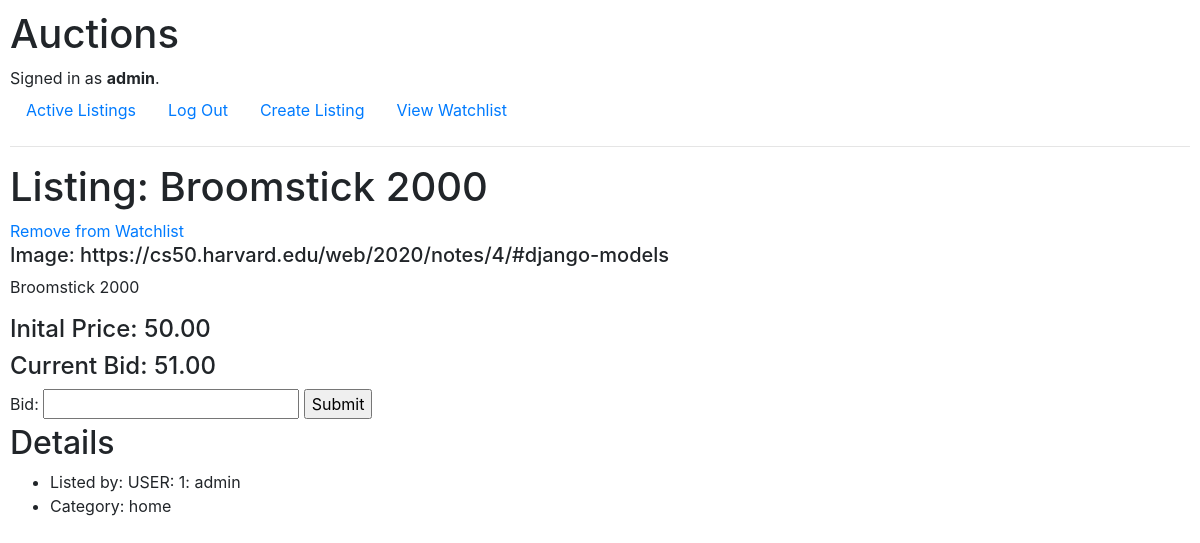
The app's page /open_listing/1/ (signed in), older data.
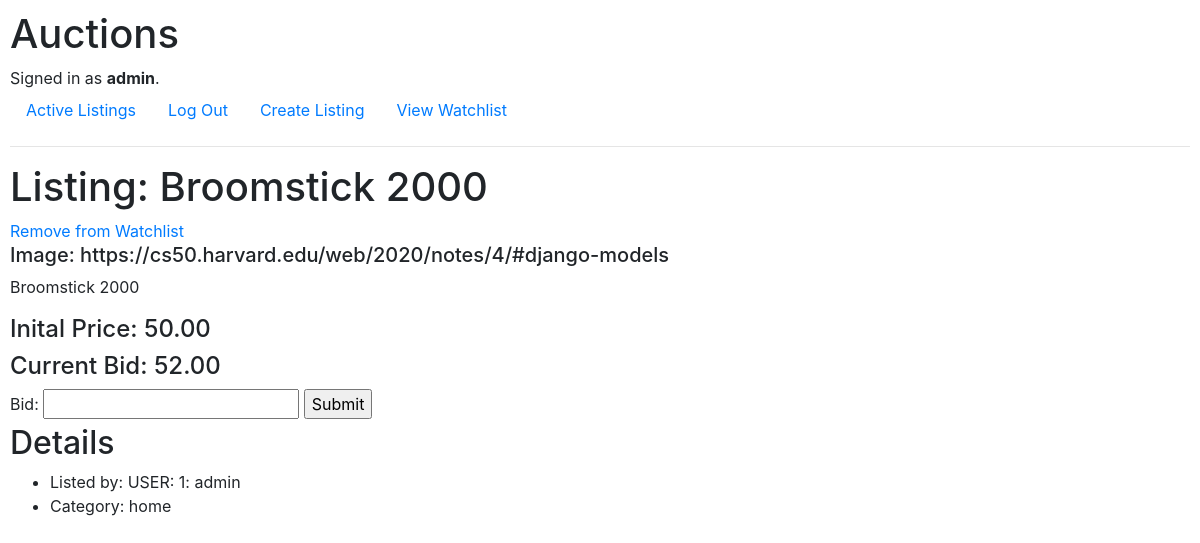
The same page, newer data.
### auctions/models.py (models this page shows, shortened)
class Listing(models.Model):
    author = models.ForeignKey(User, on_delete=models.CASCADE)
    name = models.CharField(max_length=64)
    desc = models.CharField(max_length=250, default='DESCRIPTION')
    startPrice = models.DecimalField(decimal_places=2, max_digits=6)
    curBid = models.DecimalField(decimal_places=2, max_digits=6)
    active = models.BooleanField(default='TRUE')
    imgURL = models.URLField(blank=True, default='')
    cat = models.CharField(max_length=1, choices=categories, blank=True, default='')

### auctions/views.py (the view)
# urls.py: path("open_listing/<int:listid>/", views.open_listing, name="open_listing"),
def open_listing(request, listid):
    target = None
    if isinstance(listid, Listing):
        target = listid
    else:
        try:
            target = Listing.objects.get(id=listid)
        except Listing.DoesNotExist:
            messages.error(request,'ERROR: Listing not Found.')
            return redirect("open_listing", listid=listid)
    author = request.user
    try:
        watchlist_entry = Watchlist.objects.get(author=author, listing=target)
        watchlisted = True
    except Watchlist.DoesNotExist:
        watchlisted = False
    if target.author == author:
        owner = True
    return render(request, "auctions/open.html", {
        "listID": target.id,
        "name": target.name,
        "imgURL": target.imgURL,
        "startPrice": target.startPrice,
        "curBid": target.curBid,
        "author": target.author,
        "cat": target.get_cat_display,
        "form": OpenBidForm(),
        "watchlisted": watchlisted,
    })

### auctions/views.py
class OpenBidForm(forms.Form):
    bid = forms.DecimalField(label='Bid', decimal_places=2, max_digits=6)

### auctions/models.py (called while the page is built)
    def __str__(self):
        return f"USER: {self.id}: {self.username}"

### auctions/templates/auctions/open.html (shortened to what this page needs)
{% extends "auctions/layout.html" %}
{% block body %}
    <h1>Listing: {{name}}</h1>
    {% if watchlisted  %}
        <a href="{% url 'rmWatchlist' listid=listID %}">Remove from Watchlist</a>
    {% else %}
        <a href="{% url 'addWatchlist' listid=listID %}">Add to Watchlist</a>
    {% endif %}
    <h5>Image: {{imgURL}}</h3>
    <p>{{name}}</p>
    <h4>Inital Price: {{startPrice}}</h2>
    <h4>Current Bid: {{curBid}}</h3>
    {% if user.is_authenticated %}
        <form action="{% url 'place_bid' listid=listID %}" method="post">
            {{ form }}
            <input type="submit">
        </form>
    {% endif %}
    <h2>Details</h2>
    <ul>
        <li>Listed by: {{author}}</li>
        <li>Category: {{cat}}</li>
    </ul>
{% endblock %}

Row changes from the older to the newer data that the page shows:
changed Listing "home": curBid "51.00" → "52.00"
